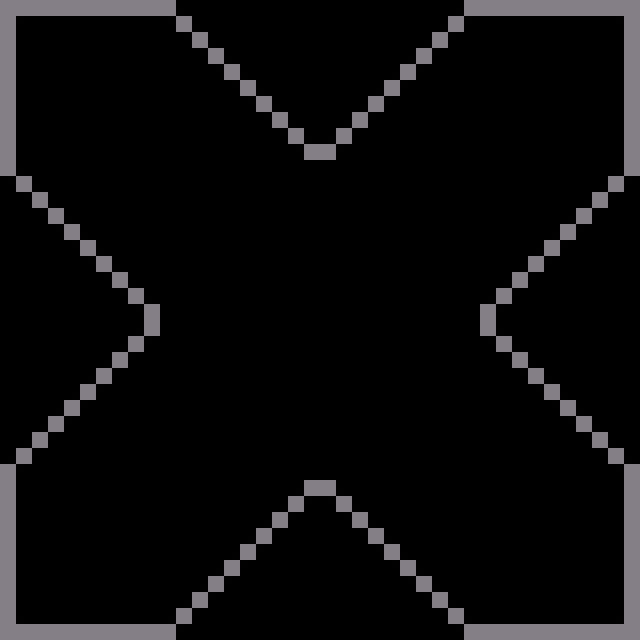

Tiled map render using the project's own tile images. Description and the whole map definition, tile-layer contents included, below:
An orthogonal 40x40 tile map with 16x16 px tiles, 1 tile layer (Walls) and 4 objects (Text).

<map version="1.10" tiledversion="1.11.0" orientation="orthogonal" renderorder="right-down" width="40" height="40" tilewidth="16" tileheight="16" infinite="0" nextlayerid="4" nextobjectid="8">
 <tileset firstgid="1" source="../tilesets/environment.tsx" />
 <layer id="1" name="Walls" width="40" height="40">
  <properties>
   <property name="solid" type="bool" value="true" />
  </properties>
  <data encoding="csv">
1,1,1,1,1,1,1,1,1,1,1,0,0,0,0,0,0,0,0,0,0,0,0,0,0,0,0,0,0,1,1,1,1,1,1,1,1,1,1,1,
1,0,0,0,0,0,0,0,0,0,0,1,0,0,0,0,0,0,0,0,0,0,0,0,0,0,0,0,1,0,0,0,0,0,0,0,0,0,0,1,
1,0,0,0,0,0,0,0,0,0,0,0,1,0,0,0,0,0,0,0,0,0,0,0,0,0,0,1,0,0,0,0,0,0,0,0,0,0,0,1,
1,0,0,0,0,0,0,0,0,0,0,0,0,1,0,0,0,0,0,0,0,0,0,0,0,0,1,0,0,0,0,0,0,0,0,0,0,0,0,1,
1,0,0,0,0,0,0,0,0,0,0,0,0,0,1,0,0,0,0,0,0,0,0,0,0,1,0,0,0,0,0,0,0,0,0,0,0,0,0,1,
1,0,0,0,0,0,0,0,0,0,0,0,0,0,0,1,0,0,0,0,0,0,0,0,1,0,0,0,0,0,0,0,0,0,0,0,0,0,0,1,
1,0,0,0,0,0,0,0,0,0,0,0,0,0,0,0,1,0,0,0,0,0,0,1,0,0,0,0,0,0,0,0,0,0,0,0,0,0,0,1,
1,0,0,0,0,0,0,0,0,0,0,0,0,0,0,0,0,1,0,0,0,0,1,0,0,0,0,0,0,0,0,0,0,0,0,0,0,0,0,1,
1,0,0,0,0,0,0,0,0,0,0,0,0,0,0,0,0,0,1,0,0,1,0,0,0,0,0,0,0,0,0,0,0,0,0,0,0,0,0,1,
1,0,0,0,0,0,0,0,0,0,0,0,0,0,0,0,0,0,0,1,1,0,0,0,0,0,0,0,0,0,0,0,0,0,0,0,0,0,0,1,
1,0,0,0,0,0,0,0,0,0,0,0,0,0,0,0,0,0,0,0,0,0,0,0,0,0,0,0,0,0,0,0,0,0,0,0,0,0,0,1,
0,1,0,0,0,0,0,0,0,0,0,0,0,0,0,0,0,0,0,0,0,0,0,0,0,0,0,0,0,0,0,0,0,0,0,0,0,0,1,0,
0,0,1,0,0,0,0,0,0,0,0,0,0,0,0,0,0,0,0,0,0,0,0,0,0,0,0,0,0,0,0,0,0,0,0,0,0,1,0,0,
0,0,0,1,0,0,0,0,0,0,0,0,0,0,0,0,0,0,0,0,0,0,0,0,0,0,0,0,0,0,0,0,0,0,0,0,1,0,0,0,
0,0,0,0,1,0,0,0,0,0,0,0,0,0,0,0,0,0,0,0,0,0,0,0,0,0,0,0,0,0,0,0,0,0,0,1,0,0,0,0,
0,0,0,0,0,1,0,0,0,0,0,0,0,0,0,0,0,0,0,0,0,0,0,0,0,0,0,0,0,0,0,0,0,0,1,0,0,0,0,0,
0,0,0,0,0,0,1,0,0,0,0,0,0,0,0,0,0,0,0,0,0,0,0,0,0,0,0,0,0,0,0,0,0,1,0,0,0,0,0,0,
0,0,0,0,0,0,0,1,0,0,0,0,0,0,0,0,0,0,0,0,0,0,0,0,0,0,0,0,0,0,0,0,1,0,0,0,0,0,0,0,
0,0,0,0,0,0,0,0,1,0,0,0,0,0,0,0,0,0,0,0,0,0,0,0,0,0,0,0,0,0,0,1,0,0,0,0,0,0,0,0,
0,0,0,0,0,0,0,0,0,1,0,0,0,0,0,0,0,0,0,0,0,0,0,0,0,0,0,0,0,0,1,0,0,0,0,0,0,0,0,0,
0,0,0,0,0,0,0,0,0,1,0,0,0,0,0,0,0,0,0,0,0,0,0,0,0,0,0,0,0,0,1,0,0,0,0,0,0,0,0,0,
0,0,0,0,0,0,0,0,1,0,0,0,0,0,0,0,0,0,0,0,0,0,0,0,0,0,0,0,0,0,0,1,0,0,0,0,0,0,0,0,
0,0,0,0,0,0,0,1,0,0,0,0,0,0,0,0,0,0,0,0,0,0,0,0,0,0,0,0,0,0,0,0,1,0,0,0,0,0,0,0,
0,0,0,0,0,0,1,0,0,0,0,0,0,0,0,0,0,0,0,0,0,0,0,0,0,0,0,0,0,0,0,0,0,1,0,0,0,0,0,0,
0,0,0,0,0,1,0,0,0,0,0,0,0,0,0,0,0,0,0,0,0,0,0,0,0,0,0,0,0,0,0,0,0,0,1,0,0,0,0,0,
0,0,0,0,1,0,0,0,0,0,0,0,0,0,0,0,0,0,0,0,0,0,0,0,0,0,0,0,0,0,0,0,0,0,0,1,0,0,0,0,
0,0,0,1,0,0,0,0,0,0,0,0,0,0,0,0,0,0,0,0,0,0,0,0,0,0,0,0,0,0,0,0,0,0,0,0,1,0,0,0,
0,0,1,0,0,0,0,0,0,0,0,0,0,0,0,0,0,0,0,0,0,0,0,0,0,0,0,0,0,0,0,0,0,0,0,0,0,1,0,0,
0,1,0,0,0,0,0,0,0,0,0,0,0,0,0,0,0,0,0,0,0,0,0,0,0,0,0,0,0,0,0,0,0,0,0,0,0,0,1,0,
1,0,0,0,0,0,0,0,0,0,0,0,0,0,0,0,0,0,0,0,0,0,0,0,0,0,0,0,0,0,0,0,0,0,0,0,0,0,0,1,
1,0,0,0,0,0,0,0,0,0,0,0,0,0,0,0,0,0,0,1,1,0,0,0,0,0,0,0,0,0,0,0,0,0,0,0,0,0,0,1,
1,0,0,0,0,0,0,0,0,0,0,0,0,0,0,0,0,0,1,0,0,1,0,0,0,0,0,0,0,0,0,0,0,0,0,0,0,0,0,1,
1,0,0,0,0,0,0,0,0,0,0,0,0,0,0,0,0,1,0,0,0,0,1,0,0,0,0,0,0,0,0,0,0,0,0,0,0,0,0,1,
1,0,0,0,0,0,0,0,0,0,0,0,0,0,0,0,1,0,0,0,0,0,0,1,0,0,0,0,0,0,0,0,0,0,0,0,0,0,0,1,
1,0,0,0,0,0,0,0,0,0,0,0,0,0,0,1,0,0,0,0,0,0,0,0,1,0,0,0,0,0,0,0,0,0,0,0,0,0,0,1,
1,0,0,0,0,0,0,0,0,0,0,0,0,0,1,0,0,0,0,0,0,0,0,0,0,1,0,0,0,0,0,0,0,0,0,0,0,0,0,1,
1,0,0,0,0,0,0,0,0,0,0,0,0,1,0,0,0,0,0,0,0,0,0,0,0,0,1,0,0,0,0,0,0,0,0,0,0,0,0,1,
1,0,0,0,0,0,0,0,0,0,0,0,1,0,0,0,0,0,0,0,0,0,0,0,0,0,0,1,0,0,0,0,0,0,0,0,0,0,0,1,
1,0,0,0,0,0,0,0,0,0,0,1,0,0,0,0,0,0,0,0,0,0,0,0,0,0,0,0,1,0,0,0,0,0,0,0,0,0,0,1,
1,1,1,1,1,1,1,1,1,1,1,0,0,0,0,0,0,0,0,0,0,0,0,0,0,0,0,0,0,1,1,1,1,1,1,1,1,1,1,1
</data>
 </layer>
 <objectgroup id="3" name="Texts">
  <object id="7" type="Text" x="32" y="80" width="80.2344" height="18.8438">
   <text wrap="1">This zone has a larger YELLOW asteroid!
We've unlocked color combination on
your canon. Press "R" to mix RED into
your current color, and get YELLOW...</text>
  </object>
 </objectgroup>
 <objectgroup id="2" name="Objects">
  <object id="2" template="templates/large-asteroid.tx" x="480" y="480" />
  <object id="5" template="templates/goal.tx" x="576" y="576" />
  <object id="6" template="templates/spaceship.tx" x="64" y="64" />
 </objectgroup>
</map>
